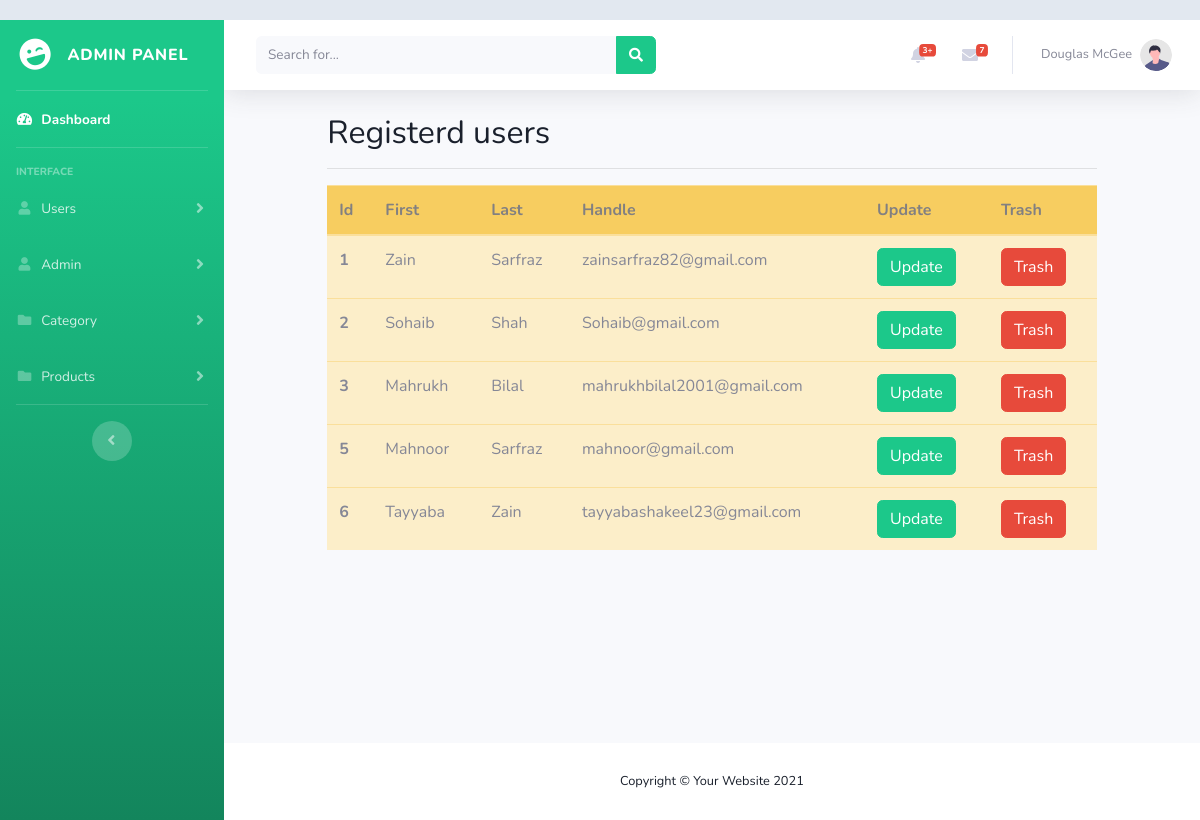
Screenshot of /viewuser.php with the database file from the repository.
### tables this page shows
CREATE TABLE `user` (
  `id` int(11) NOT NULL,
  `fname` varchar(40) NOT NULL,
  `lname` varchar(40) NOT NULL,
  `email` varchar(40) NOT NULL,
  `pass` varchar(40) NOT NULL,
  `phone` varchar(40) NOT NULL,
  `mobile` varchar(40) NOT NULL,
  `address` varchar(40) NOT NULL,
  `Status` tinyint(4) NOT NULL DEFAULT 1
);

### viewuser.php (the view, shortened to what this page needs)
<?php
include('admin/includes/header.php');
include('admin/includes/sidebar.php');
include('admin/includes/topbar.php');
require('config.php');
$fetch = "SELECT * FROM `user` where Status = '1' ";
$data = mysqli_query($connection, $fetch);
?>
<!DOCTYPE html>
<html lang="en">
<head>
</head>
<body>
    <div class="container">
        <div class="row justify-content-center">
            <div class="col-xl-10 col-lg-12 col-md-9">
                <h2>Registerd users</h2>
                <hr>
                <table class="table table-warning">
                    <thead class="bg-warning p-2 text-dark bg-opacity-10" style="opacity: 75%;">
                        <tr>
                            <th scope="col">Id</th>
                            <th scope="col">First</th>
                            <th scope="col">Last</th>
                            <th scope="col">Handle</th>
                            <th scope="col">Update</th>
                            <th scope="col">Trash</th>
                        </tr>
                    </thead>
                    <tbody>
                        <?php
                        while ($row = mysqli_fetch_assoc($data)) {
                            ?>
                            <tr>
                                <th scope="row">
                                    <?php echo $row['id'] ?>
                                </th>
                                <td>
                                    <?php echo $row['fname'] ?>
                                </td>
                                <td>
                                    <?php echo $row['lname'] ?>
                                </td>
                                <td>
                                    <?php echo $row['email'] ?>
                                </td>
                                <td><a href="updateuser.php?id=<?php echo $row['id']; ?>" class="btn btn-success">Update</a>
                                </td>
                                <td><a href="trash.php?id=<?php echo $row['id']; ?>" class="btn btn-danger">Trash</a></td>
                                <?php
                        }
                        ?>
                    </tbody>
                </table>
            </div>
        </div>
    </div>
</body>
</html>
<?php
include('admin/includes/footer.php');
?>

### admin/includes/header.php (shortened to what this page needs)
<!DOCTYPE html>
<html lang="en">
<head>
    <link href="vendor/fontawesome-free/css/all.min.css" rel="stylesheet" type="text/css">
    <link href="css/sb-admin-2.min.css" rel="stylesheet">
    <link rel="stylesheet" href="../../css/userprofile.css">
</head>
<body id="page-top">

### admin/includes/sidebar.php (shortened to what this page needs)
<div id="wrapper">
    <ul class="navbar-nav bg-gradient-success sidebar sidebar-dark accordion" id="accordionSidebar">
        <a class="sidebar-brand d-flex align-items-center justify-content-center" href="index.php">
            <div class="sidebar-brand-icon rotate-n-15">
                <i class="fas fa-laugh-wink"></i>
            </div>
            <div class="sidebar-brand-text mx-3">Admin Panel </div>
        </a>
        <hr class="sidebar-divider my-0">
        <li class="nav-item active">
            <a class="nav-link" href="index.php">
                <i class="fas fa-fw fa-tachometer-alt"></i>
                <span>Dashboard</span></a>
        </li>
        <hr class="sidebar-divider">
        <div class="sidebar-heading">
            Interface
        </div>
        <li class="nav-item">
            <a class="nav-link collapsed" href="#" data-toggle="collapse" data-target="#collapseTwo"
                aria-expanded="true" aria-controls="collapseTwo">
                <i class="fas fa-fw fa-user"></i>
                <span>Users</span>
            </a>
        </li>
        <li class="nav-item">
            <a class="nav-link collapsed" href="#" data-toggle="collapse" data-target="#collapsePages"
                aria-expanded="true" aria-controls="collapsePages">
                <i class="fas fa-fw fa-user"></i>
                <span>Admin</span>
            </a>
        </li>
        <li class="nav-item">
            <a class="nav-link collapsed" href="#" data-toggle="collapse" data-target="#collapsePro"
                aria-expanded="true" aria-controls="collapsePages">
                <i class="fas fa-fw fa-folder"></i>
                <span>Category</span>
            </a>
        </li>
        <li class="nav-item">
            <a class="nav-link collapsed" href="#" data-toggle="collapse" data-target="#collapsePros"
                aria-expanded="true" aria-controls="collapsePages">
                <i class="fas fa-fw fa-folder"></i>
                <span>Products</span>
            </a>
        </li>
        <hr class="sidebar-divider d-none d-md-block">
        <div class="text-center d-none d-md-inline">
            <button class="rounded-circle border-0" id="sidebarToggle"></button>
        </div>
    </ul>

### admin/includes/topbar.php (shortened to what this page needs)
<div id="content-wrapper" class="d-flex flex-column">
    <div id="content">
        <nav class="navbar navbar-expand navbar-light bg-white topbar mb-4 static-top shadow">
            <form class="d-none d-sm-inline-block form-inline mr-auto ml-md-3 my-2 my-md-0 mw-100 navbar-search">
                <div class="input-group">
                    <input type="text" class="form-control bg-light border-0 small" placeholder="Search for..."
                        aria-label="Search" aria-describedby="basic-addon2">
                    <div class="input-group-append">
                        <button class="btn btn-success" type="button">
                            <i class="fas fa-search fa-sm"></i>
                        </button>
                    </div>
                </div>
            </form>
            <ul class="navbar-nav ml-auto">
                <li class="nav-item dropdown no-arrow mx-1">
                    <a class="nav-link dropdown-toggle" href="#" id="alertsDropdown" role="button"
                        data-toggle="dropdown" aria-haspopup="true" aria-expanded="false">
                        <i class="fas fa-bell fa-fw"></i>
                        <span class="badge badge-danger badge-counter">3+</span>
                    </a>
                </li>
                <li class="nav-item dropdown no-arrow mx-1">
                    <a class="nav-link dropdown-toggle" href="#" id="messagesDropdown" role="button"
                        data-toggle="dropdown" aria-haspopup="true" aria-expanded="false">
                        <i class="fas fa-envelope fa-fw"></i>
                        <span class="badge badge-danger badge-counter">7</span>
                    </a>
                </li>
                <li class="nav-item dropdown no-arrow">
                    <a class="nav-link dropdown-toggle" href="#" id="userDropdown" role="button" data-toggle="dropdown"
                        aria-haspopup="true" aria-expanded="false">
                        <span class="mr-2 d-none d-lg-inline text-gray-600 small">Douglas McGee</span>
                        <img class="img-profile rounded-circle" src="img/undraw_profile.svg">
                    </a>
                </li>
            </ul>
        </nav>

### admin/includes/footer.php (shortened to what this page needs)
</div>
<footer class="sticky-footer bg-white">
    <div class="container my-auto">
        <div class="copyright text-center my-auto">
            <span>Copyright &copy; Your Website 2021</span>
        </div>
    </div>
</footer>
</div>
</div>
</body>
</html>

### css/userprofile.css (style rules this page uses)
body { margin-top:20px; color: #1a202c; text-align: left; background-color: #e2e8f0; }

### rows the page displays
user: id "1", fname "Zain", lname "Sarfraz", email "zainsarfraz82@gmail.com"
user: id "2", fname "Sohaib", lname "Shah", email "Sohaib@gmail.com"
user: id "3", fname "Mahrukh", lname "Bilal", email "mahrukhbilal2001@gmail.com"
user: id "5", fname "Mahnoor", lname "Sarfraz", email "mahnoor@gmail.com"
user: id "6", fname "Tayyaba", lname "Zain", email "tayyabashakeel23@gmail.com"
